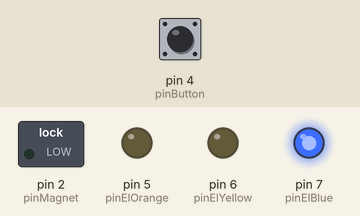
Recording of a sketch running on a simulated Arduino Uno, built with avr-gcc and run on an emulated ATmega328P. On the bench: switched loads named in the sketch (green lamp = pin HIGH), output pins drawn as LEDs (lit = HIGH). Dashed ring = blinking. Inputs (shaded band) come from the test bench; at power-on: pin 4 (pinButton) LOW.

Above: at 1.2 s.
1.3 s: pin 4 (pinButton) pulled HIGH for 0.15 s
At 2.7 s:
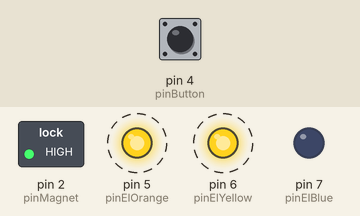
4.4 s: pin 4 (pinButton) pulled HIGH for 3.2 s
At 5.2 s:
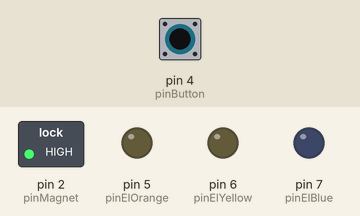
Timing chart, 0 to 12.8 s (numbered marks = the images above; inputs shaded):
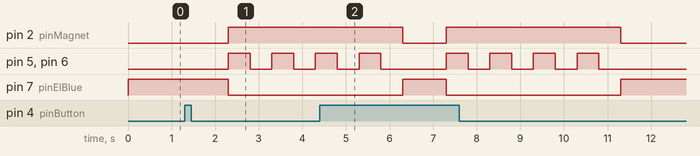

Measured:
- after the input at 1.3 s, pin 2 (pinMagnet): LOW → HIGH after 1.0 s; pin 5 (pinElOrange), pin 6 (pinElYellow): alternates HIGH for 0.50 s and LOW for 0.50 s, starting after 1.0 s; pin 7 (pinElBlue): HIGH → LOW after 1.0 s

The sketch:

TechArt_MiniProject_MockUp.ino
```cpp
#include <Wire.h>
#include "rgb_lcd.h"

rgb_lcd lcd;

// Defines the pins to which the button and LED are connected.
const int colorR = 0;
const int colorG = 255;
const int colorB = 10;

// Defines the pins to which the button is connected.
const int pinButton = 4; //this will be simulated with jumper wires
const int pinElBlue = 7; //Blue EL wire for OBEY sign
const int pinElYellow = 6; //Yellow EL wire for OBEY sign, when puzzle piece is put in
const int pinElOrange = 5; //Orange EL wire for dis sign, when puzzle piece is put in
const int pinMagnet = 2; //Electromagnet in the puzzle
int counter = 0; //counter initialization for strobe effect


void setup()
{

    // Configure the button's pin for input signals.
    pinMode(pinButton, INPUT);

    // Configure the Blue El wire's pin for output.
    pinMode(pinElBlue, OUTPUT);

    // Configure the Yellow El wire's pin for output.
    pinMode(pinElYellow, OUTPUT);

    // Configure the Orange EL wire's pin for output.
    pinMode(pinElOrange, OUTPUT);

    // Configure the magnet's pin for output.
    pinMode(pinMagnet, OUTPUT);


}

void loop()
{

    digitalWrite(pinElBlue, HIGH);
    digitalWrite(pinMagnet, LOW);

    if(digitalRead(pinButton))
    {
        delay(1000);
        // When the button is pressed, turn the Yellow and Orange El wire's on.
        digitalWrite(pinElOrange, HIGH);
        digitalWrite(pinElYellow, HIGH);
        digitalWrite(pinElBlue, LOW);
        digitalWrite(pinMagnet, HIGH);

        counter = 0;
        //five seconds for the strobe effect
        while(counter < 4000)
        {
          digitalWrite(pinElYellow, HIGH);
          digitalWrite(pinElOrange, HIGH);
          delay(500);
          digitalWrite(pinElYellow, LOW);
          digitalWrite(pinElOrange, LOW);
          delay(500);
          counter = counter + 1000;
        }

    }
}

/*********************************************************************************************************
  END FILE
*********************************************************************************************************/
```
